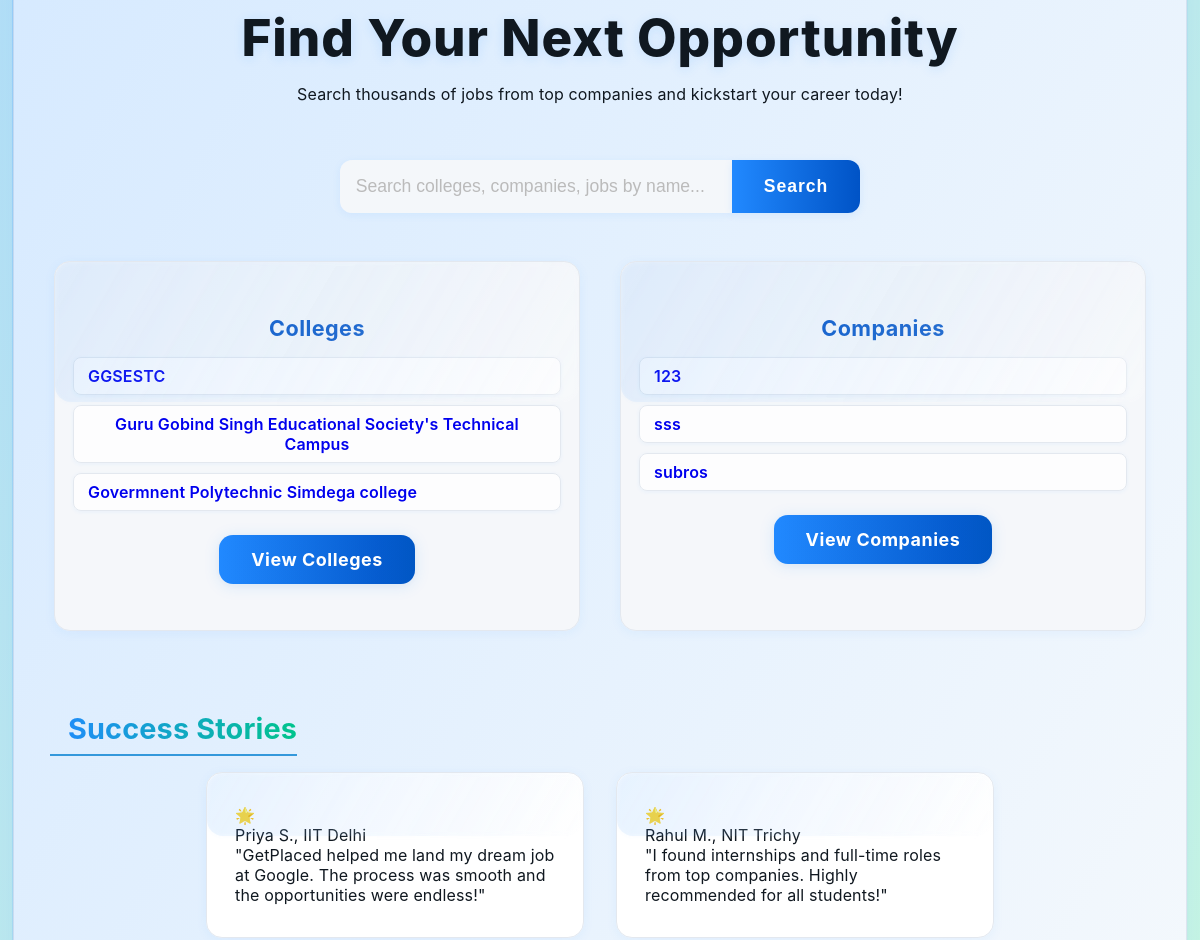
Before: / (middle part) with the older database file.
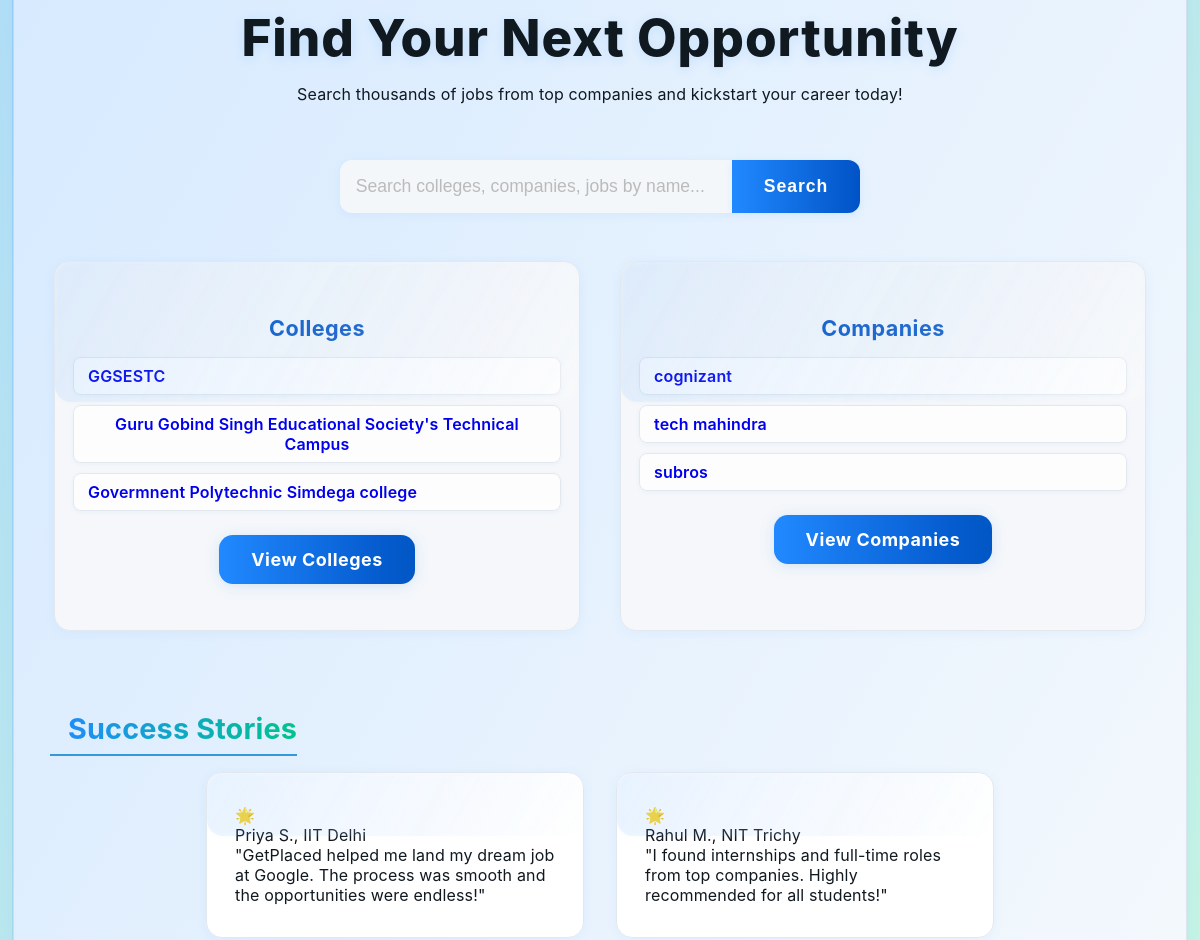
After: the same page with the newer database file.
### portal/models.py (models this page shows, shortened)
class company (models.Model):
    company_name = models.CharField(max_length = 100, default = 'N/A')
    company_location = models.CharField(max_length = 100, default = 'N/A')
    company_logo = models.ImageField(upload_to='company_logos/', default='company_logos/default.png')
    company_website = models.URLField(max_length=200, default='https://www.example.com')
    company_mobile_no = models.CharField(max_length=15, default='N/A')
    company_email = models.EmailField(max_length=100, default='N/A')
    company_description = models.TextField(default='N/A')
    company_registration_id = models.CharField(max_length=20, default='N/A')
    company_registration_password = models.CharField(max_length=128, default='N/A')  # Increase length for hashes
    admin_verified = models.BooleanField(default=False)
    company_rating = models.PositiveSmallIntegerField(default=0, help_text="Rating (1-5 stars)")
    class Meta:
        db_table = "company"

### portal/views.py (the view)
# urls.py: path('', views.index, name='index'), # index or home page
def index (request):
    sample_colleges = college.objects.filter(admin_verified=True)[:3]
    sample_companies = company.objects.filter(admin_verified=True)[:3]
    return render(request, 'index.html', {
        'sample_colleges': sample_colleges,
        'sample_companies': sample_companies,
    })

### portal/templates/index.html (shortened to what this page needs)
{% load static %}
<!DOCTYPE html>
<html lang="en">
<head>
    <link rel="stylesheet" href="{% static 'portal/style.css' %}">
    <link rel="stylesheet" href="{% static 'portal/search_results.css' %}">
</head>
<body>
    <div class="rocket-bg">
</div>
    <div class="container">
        <div class="hero">
            <h1>Find Your Next Opportunity</h1>
            <p>Search thousands of jobs from top companies and kickstart your career today!</p>
        </div>
        <form class="search-bar" action="{% url 'job_search' %}" method="get" id="searchForm">
            <input type="text" name="q" id="searchInput" placeholder="Search colleges, companies, jobs by name..." autocomplete="off">
            <button type="submit">Search</button>
        </form>
        <div class="features">
            <div class="feature">
                <h3>Colleges</h3>
                <ul class="feature-list">
                    {% for c in sample_colleges %}
                        <li class="sample-item">
                            <a href="{% url 'college_list' %}?q={{ c.college_name|urlencode }}">
                                <span class="item-title">{{ c.college_name }}</span>
                            </a>
                        </li>
                    {% empty %}
                        <li class="sample-item">No colleges yet.</li>
                    {% endfor %}
                </ul>
                <a href="{% url 'college_list' %}" class="accent-btn feature-btn">View Colleges</a>
            </div>
            <div class="feature">
                <h3>Companies</h3>
                <ul class="feature-list">
                    {% for c in sample_companies %}
                        <li class="sample-item">
                            <a href="{% url 'company_list' %}?q={{ c.company_name|urlencode }}">
                                <span class="item-title">{{ c.company_name }}</span>
                            </a>
                        </li>
                    {% empty %}
                        <li class="sample-item">No companies yet.</li>
                    {% endfor %}
                </ul>
                <a href="{% url 'company_list' %}" class="accent-btn feature-btn">View Companies</a>
            </div>
        </div>
        <div class="testimonials-section">
            <h2 class="section-title">Success Stories</h2>
            <div class="testimonials">
                <div class="card">
                    <div class="testimonial-icon">🌟</div>
                    <div class="testimonial-name">Priya S., IIT Delhi</div>
                    <div class="testimonial-text">"GetPlaced helped me land my dream job at Google. The process was smooth and the opportunities were endless!"</div>
                </div>
                <div class="card">
                    <div class="testimonial-icon">🌟</div>
                    <div class="testimonial-name">Rahul M., NIT Trichy</div>
                    <div class="testimonial-text">"I found internships and full-time roles from top companies. Highly recommended for all students!"</div>
                </div>
            </div>
        </div>
    </div>
</body>
</html>

Changed rows visible on the page:
changed company: company_name "123" → "cognizant"
changed company: company_name "sss" → "tech mahindra"
